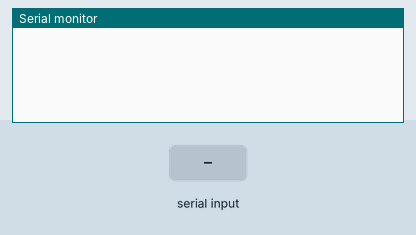
Simulated run of this sketch. Board: Arduino Uno, built with avr-gcc and run on an emulated ATmega328P. Parts: the last lines printed to the serial monitor. The test bench sets the inputs (shaded band).

Above: at 1.2 s.
1.3 s: "90,45\n" received over Serial
At 2.4 s:
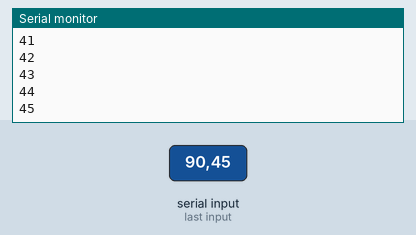
2.8 s: "30,150\n" received over Serial
At 4.3 s:
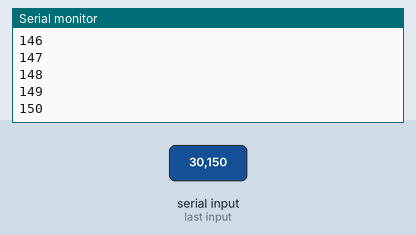
Timing chart, 0 to 5.8 s (numbered marks = the images above; inputs shaded):
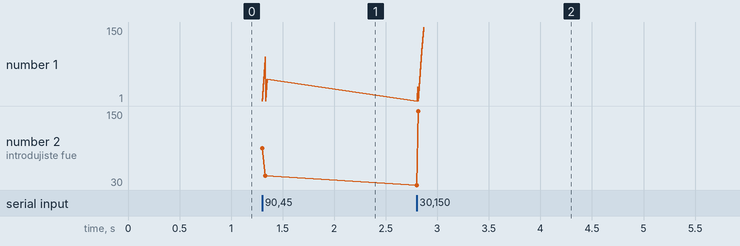

Measured:
- after the input at 1.3 s, the serial monitor: prints a new line at once (image 1)

The sketch:

Factorial.ino
```cpp
void setup (){
  Serial.begin(115200);
}

void loop(){
  if (Serial.available() > 0){

     int numero = Serial.parseInt ();
     if (numero !=0){
      Serial.print("El numero que introdujiste fue: ");
      Serial.println(numero);
      for(int i = 1 ; i <= numero; i++){
        Serial.println(i);
      }
     }

  }
}
```
